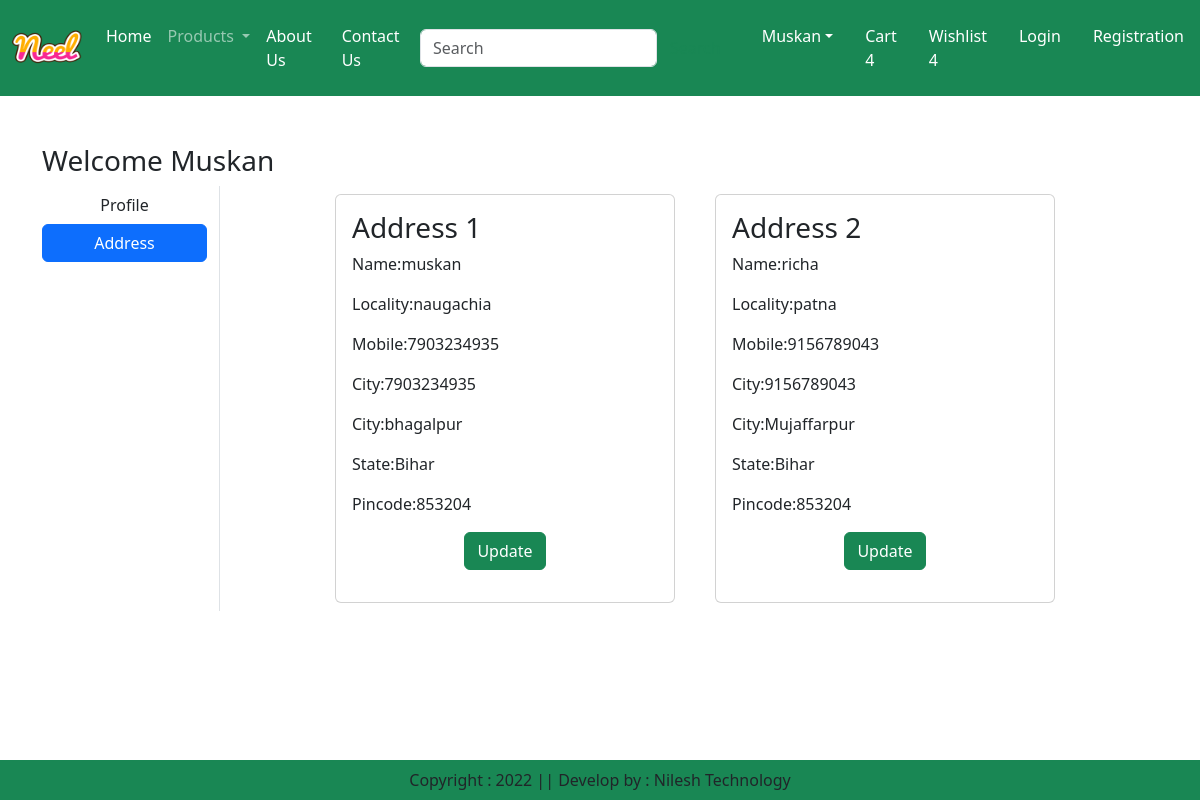
Page /address/ (signed in) on the committed database.
### app/models.py (models this page shows, shortened)
class Customer(models.Model):
    user=models.ForeignKey(User,on_delete=models.CASCADE)
    name=models.CharField(max_length=200)
    locality=models.CharField(max_length=200)
    city=models.CharField(max_length=50)
    mobile=models.IntegerField(default=0)
    zipcode=models.IntegerField()
    state=models.CharField(choices=STATE_CHOICES,max_length=100)

### app/views.py (the view)
# urls.py: path('address/',views.address,name='address'),
def address(request):
    add=Customer.objects.filter(user=request.user)
    return render(request,'app/address.html',locals())

### app/templates/app/address.html (shortened to what this page needs)
{% extends "app/base.html" %}
{% load static%}
{% block main-content %}
<div class="container my-5">
    <div class="row">
        <h3>Welcome <span class='text-capitalize'>{{request.user}}</span></h3>
        <div class="col-sm-2 border-end">
            <ul class="list-unstyled">
                <li class='d-grid'><a href="{% url 'profile' %}" class='btn'>Profile</a></li>
                <li class='d-grid'><a href="{% url 'address' %}" class='btn btn-primary'>Address</a></li>
            </ul>
        </div>
        <div class="col-sm-8 offset-sm-1">
            <div class="row">
                {% for ad in add %}
                <div class="col-sm-6">
                    <div class="card m-2">
                        <div class="card-body">
                        <h3>Address {{forloop.counter}}</h3>
                        <p>Name:{{ad.name}}</p>
                        <p>Locality:{{ad.locality}}</p>
                        <p>Mobile:{{ad.mobile}}</p>
                        <p>City:{{ad.mobile}}</p>
                        <p>City:{{ad.city}}</p>
                        <p>State:{{ad.state}}</p>
                        <p>Pincode:{{ad.zipcode}}</p>
                        <p class='text-center'><a href="{% url 'updateAddress' pk=ad.id %}" type="button" class="btn btn-success">Update</a></p>
                    </div>
                    </div>
                </div>
                {% endfor %}
            </div>
        </div>
    </div>
</div>
{% endblock main-content %}

### rows in the picture
Customer: name "muskan", locality "naugachia", mobile "7903234935", city "bhagalpur", state "Bihar", zipcode "853204"
Customer: name "richa", locality "patna", mobile "9156789043", city "Mujaffarpur", state "Bihar", zipcode "853204"

### other values in the picture
{{ request.user }} "Muskan"
